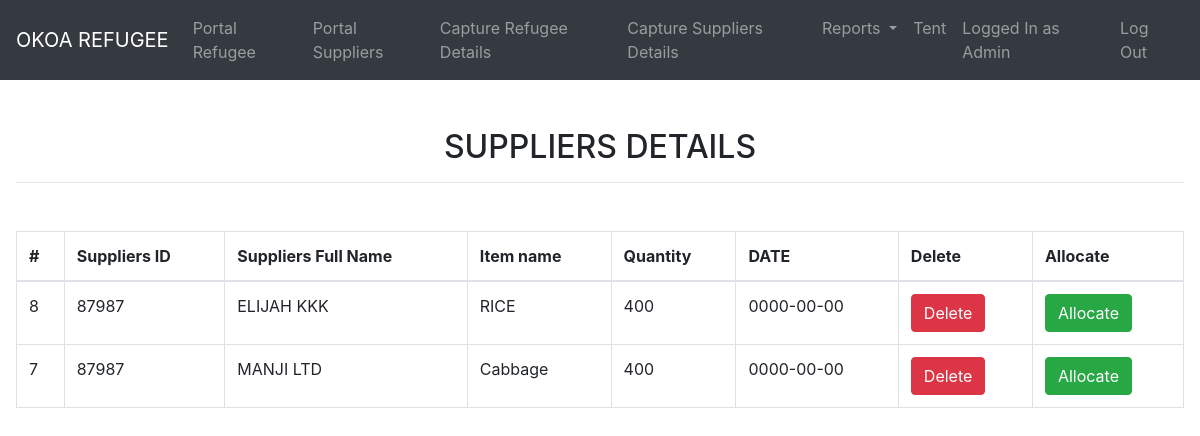
/portalsupplier.php (signed in), run on the app's committed database.
### tables this page shows
CREATE TABLE `suppliers` (
  `s_id` int(11) NOT NULL,
  `sc_id` varchar(11) NOT NULL,
  `s_name` varchar(255) NOT NULL,
  `s_item` varchar(255) NOT NULL,
  `s_quantity` varchar(255) NOT NULL,
  `s_day` date NOT NULL DEFAULT current_timestamp()
);

### portalsupplier.php (the view, shortened to what this page needs)
<!doctype html>
<html lang="en">
<head>
    <link rel="stylesheet" href="css/bootstrap.css">
    <link rel="stylesheet" href="//cdn.datatables.net/1.10.19/css/jquery.dataTables.min.css">
</head>
<body>
<?php
require 'navbar.php';
?>
<div class="ml-3 mr-3">
<h2 class="text-center mt-5">SUPPLIERS DETAILS</h2>
<hr>
    <table class="table table-bordered mt-5" id="movies">
        <thead>
        <tr>
            <th>#</th>
            <th>Suppliers ID</th>
            <th>Suppliers Full Name</th>
            <th>Item name</th>
            <th>Quantity</th>
            <th>DATE </th>
            <th>Delete</th>
            <th>Allocate</th>
        </tr>
        </thead>
        <tbody>
        <?php
        require 'DB.php';
        $sql="SELECT * FROM `suppliers`  order by s_id desc";
        $results=mysqli_query($conn,$sql);
        while ($row =mysqli_fetch_assoc($results))
        {
            extract($row);
            echo "<tr>
                    <td>$s_id</td>
                    <td>$sc_id</td>
                    <td>$s_name</td>
                    <td>$s_item</td>
                    <td>$s_quantity</td>
                    <td>$s_day</td>
                    <td> <a href='delete.php?id=$s_id' class='btn btn-danger'>Delete</a> </td>
                    <td> <a href='supplierallocate.php?id=$s_id' class='btn btn-success'>Allocate</a> </td>
                </tr>";
        }
        ?>
        </tbody>
    </table>
</div>
</body>
</html>

### data on the page
suppliers: s_id "8", sc "87987", s_name "ELIJAH KKK", s_item "RICE", s_quantity "400", s_day "0000-00-00"
suppliers: s_id "7", sc "87987", s_name "MANJI LTD", s_item "Cabbage", s_quantity "400", s_day "0000-00-00"

### other printed values
$_SESSION["info"]["names"] "Admin"
